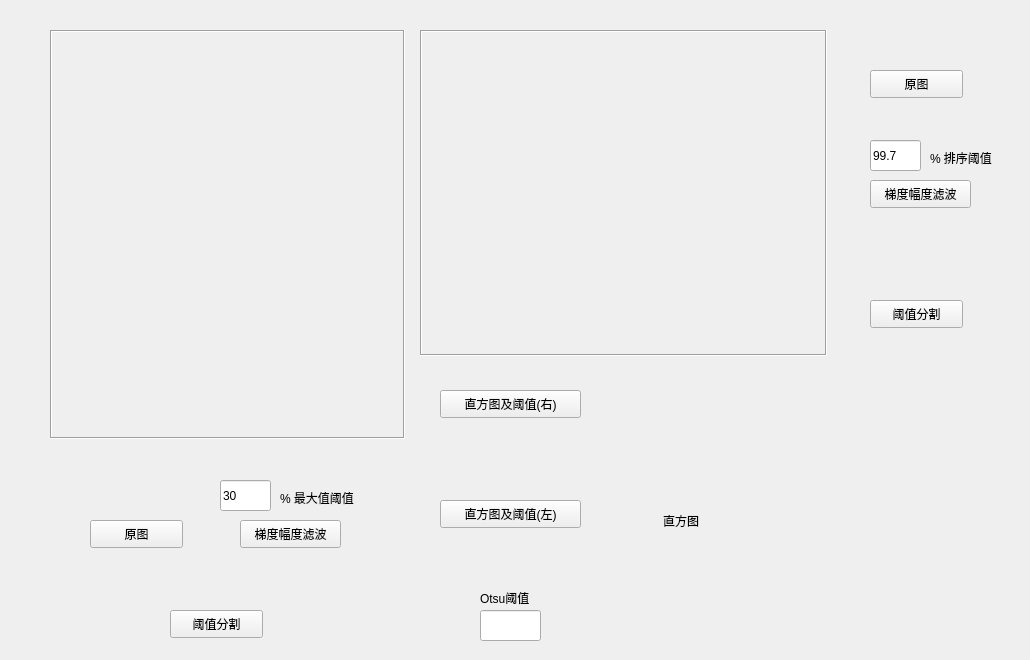
    <widget class="QWidget" name="tab_5">
     <attribute name="title">
      <string>Unit5</string>
     </attribute>
     <widget class="QLabel" name="label_46">
      <property name="geometry">
       <rect>
        <x>420</x>
        <y>30</y>
        <width>407</width>
        <height>326</height>
       </rect>
      </property>
      <property name="frameShape">
       <enum>QFrame::Box</enum>
      </property>
      <property name="frameShadow">
       <enum>QFrame::Sunken</enum>
      </property>
      <property name="text">
       <string/>
      </property>
     </widget>
     <widget class="QLabel" name="label_48">
      <property name="geometry">
       <rect>
        <x>50</x>
        <y>30</y>
        <width>355</width>
        <height>409</height>
       </rect>
      </property>
      <property name="frameShape">
       <enum>QFrame::Box</enum>
      </property>
      <property name="frameShadow">
       <enum>QFrame::Sunken</enum>
      </property>
      <property name="text">
       <string/>
      </property>
     </widget>
     <widget class="QLabel" name="label_54">
      <property name="geometry">
       <rect>
        <x>580</x>
        <y>390</y>
        <width>441</width>
        <height>261</height>
       </rect>
      </property>
      <property name="frameShape">
       <enum>QFrame::NoFrame</enum>
      </property>
      <property name="frameShadow">
       <enum>QFrame::Sunken</enum>
      </property>
      <property name="text">
       <string>                         直方图</string>
      </property>
      <property name="textFormat">
       <enum>Qt::AutoText</enum>
      </property>
     </widget>
     <widget class="QPushButton" name="pushButton_31">
      <property name="geometry">
       <rect>
        <x>870</x>
        <y>70</y>
        <width>93</width>
        <height>28</height>
       </rect>
      </property>
      <property name="text">
       <string>原图</string>
      </property>
     </widget>
     <widget class="QPushButton" name="pushButton_32">
      <property name="geometry">
       <rect>
        <x>870</x>
        <y>180</y>
        <width>101</width>
        <height>28</height>
       </rect>
      </property>
      <property name="text">
       <string>梯度幅度滤波</string>
      </property>
     </widget>
     <widget class="QLineEdit" name="lineEdit_31">
      <property name="geometry">
       <rect>
        <x>870</x>
        <y>140</y>
        <width>51</width>
        <height>31</height>
       </rect>
      </property>
      <property name="text">
       <string>99.7</string>
      </property>
     </widget>
     <widget class="QLabel" name="label_55">
      <property name="geometry">
       <rect>
        <x>930</x>
        <y>150</y>
        <width>81</width>
        <height>16</height>
       </rect>
      </property>
      <property name="text">
       <string>% 排序阈值</string>
      </property>
     </widget>
     <widget class="QLineEdit" name="lineEdit_34">
      <property name="geometry">
       <rect>
        <x>480</x>
        <y>610</y>
        <width>61</width>
        <height>31</height>
       </rect>
      </property>
     </widget>
     <widget class="QPushButton" name="pushButton_33">
      <property name="geometry">
       <rect>
        <x>440</x>
        <y>390</y>
        <width>141</width>
        <height>28</height>
       </rect>
      </property>
      <property name="text">
       <string>直方图及阈值(右)</string>
      </property>
     </widget>
     <widget class="QPushButton" name="pushButton_35">
      <property name="geometry">
       <rect>
        <x>870</x>
        <y>300</y>
        <width>93</width>
        <height>28</height>
       </rect>
      </property>
      <property name="text">
       <string>阈值分割</string>
      </property>
     </widget>
     <widget class="QLabel" name="label_56">
      <property name="geometry">
       <rect>
        <x>480</x>
        <y>590</y>
        <width>72</width>
        <height>15</height>
       </rect>
      </property>
      <property name="text">
       <string>Otsu阈值</string>
      </property>
     </widget>
     <widget class="QPushButton" name="pushButton_36">
      <property name="geometry">
       <rect>
        <x>240</x>
        <y>520</y>
        <width>101</width>
        <height>28</height>
       </rect>
      </property>
      <property name="text">
       <string>梯度幅度滤波</string>
      </property>
     </widget>
     <widget class="QPushButton" name="pushButton_37">
      <property name="geometry">
       <rect>
        <x>170</x>
        <y>610</y>
        <width>93</width>
        <height>28</height>
       </rect>
      </property>
      <property name="text">
       <string>阈值分割</string>
      </property>
     </widget>
     <widget class="QLabel" name="label_57">
      <property name="geometry">
       <rect>
        <x>280</x>
        <y>490</y>
        <width>101</width>
        <height>16</height>
       </rect>
      </property>
      <property name="text">
       <string>% 最大值阈值</string>
      </property>
     </widget>
     <widget class="QPushButton" name="pushButton_39">
      <property name="geometry">
       <rect>
        <x>90</x>
        <y>520</y>
        <width>93</width>
        <height>28</height>
       </rect>
      </property>
      <property name="text">
       <string>原图</string>
      </property>
     </widget>
     <widget class="QLineEdit" name="lineEdit_38">
      <property name="geometry">
       <rect>
        <x>220</x>
        <y>480</y>
        <width>51</width>
        <height>31</height>
       </rect>
      </property>
      <property name="text">
       <string>30</string>
      </property>
     </widget>
     <widget class="QPushButton" name="pushButton_40">
      <property name="geometry">
       <rect>
        <x>440</x>
        <y>500</y>
        <width>141</width>
        <height>28</height>
       </rect>
      </property>
      <property name="text">
       <string>直方图及阈值(左)</string>
      </property>
     </widget>
    </widget>
